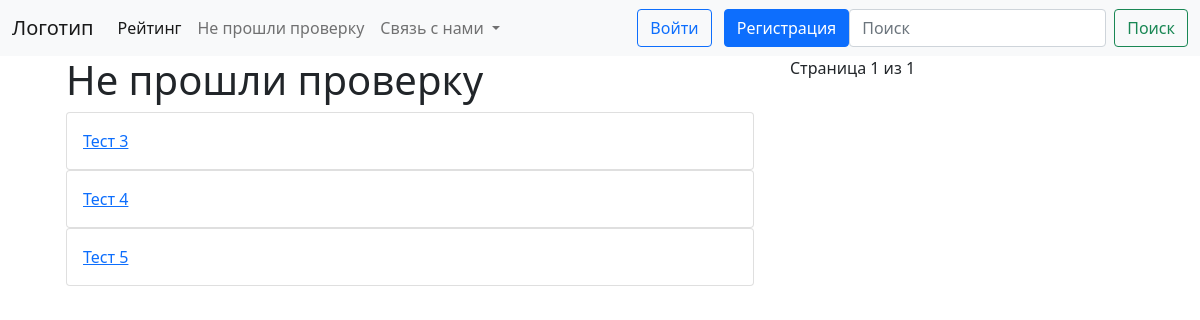
The page /failed on the database its author committed.
### Home/models.py (models this page shows, shortened)
class rating(models.Model):
    name = models.CharField('Название канала', max_length=120)
    photo = models.ImageField(null=True, blank=True, upload_to="images/")
    url = models.URLField('Ссылка на канал')
    text = models.TextField('Текст', null=True, blank=True)
    content = models.TextField('Содержание', null=True, blank=True)
    date = models.DateField('Дата публикации', null=True, blank=True)
    rating = models.IntegerField('Рейтинг', null=True, blank=True)
    passed = models.BooleanField('Прошел ли проверку?')

### rating/views.py (the view)
# urls.py: path('failed', views.failed, name='failed')
def failed(request):
    rat = Paginator(rating.objects.all(), 8)
    page = request.GET.get('page')
    chanels = rat.get_page(page)
    return render(request, 'rating/failed.html',
                  {'chanels': chanels})

### members/templates/rating/failed.html (shortened to what this page needs)
{% extends 'base.html' %}
{% block content %}
<div class="container">
    <div class="row">
    <div class="col-8">
<div class="container">
    <h1>Не прошли проверку</h1>
    {% for ratings in chanels %}
      {% if ratings.passed == False %}
        <div class="card">
            <div class="card-body">
                <a href="{% url 'page' ratings.id %}"> {{ ratings.name }} </a>
            </div>
        </div>
      {% endif %}
    {% endfor %}
</div>
    </div>
                Страница {{ chanels.number }} из {{ chanels.paginator.num_pages }}
</div>
{% endblock %}

### rows shown on the page
rating: name "Тест 3"
rating: name "Тест 4"
rating: name "Тест 5"

### other values the page prints
{{ chanels.number }} "1"
{{ chanels.paginator.num_pages }} "1"
